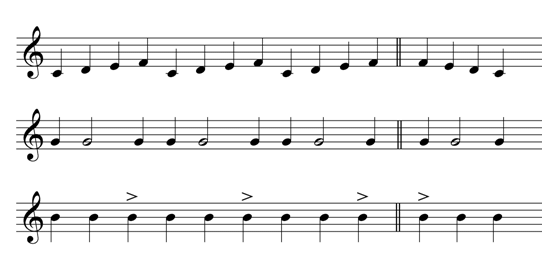
//> input picture INF573 - Computer Visioning algorithms and applications/Project - Music OCR/sheets/sheet2.png, 542 x 267 px
$ ./detectStaffLines   (built with g++ and OpenCV 4)
//> lines starting //> are read from the running program, lines starting //| are printed output that depends on the picture; after the words box and inside, x2 and y2 are one past the last pixel; in counts of white or black regions, pixels touching at a corner belong together

#include <iostream>
#include <opencv2/opencv.hpp>
using namespace std;
using namespace cv;

bool isMainLine() {


    return false;
}

int main(int, char** argv)
{
    // Load the image
    Mat src = imread("../sheet2.png");
//> src is the input picture: 267 rows x 542 cols, CV_8UC3; min 0, max 255, mean 238.8
    // Check if image is loaded fine
    if(!src.data)
        cerr << "Problem loading image!!!" << endl;
    // Show source image
    imshow("src", src);
    // Transform source image to gray if it is not
    Mat gray;
    if (src.channels() == 3)
    {
        cvtColor(src, gray, CV_BGR2GRAY);
    }
    else
    {
        gray = src;
    }
    // Show gray image
    //imshow("gray", gray);
    // Apply adaptiveThreshold at the bitwise_not of gray, notice the ~ symbol
    Mat bw;
    // 4. blur smooth img
    // 5. smooth.copyTo(src, edges)
    adaptiveThreshold(~gray, bw, 255, CV_ADAPTIVE_THRESH_MEAN_C, THRESH_BINARY, 15, -2);
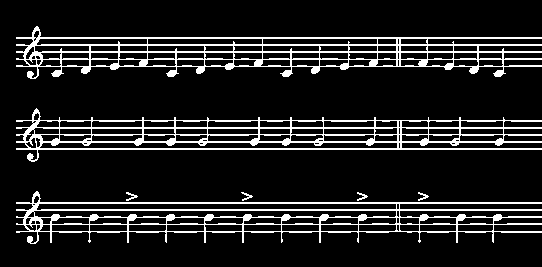
//> bw: 267 rows x 542 cols, CV_8UC1; 12.5% white in thin lines or dots, all inside (x1, y1, x2, y2) = (16, 26, 542, 244)
    // Show binary image
    //imshow("binary", bw);
    // Create the images that will use to extract the horizontal and vertical lines
    Mat horizontal = bw.clone();
    Mat vertical = bw.clone();

    // Specify size on horizontal axis
    int horizontalsize = horizontal.cols / 3;
//> horizontalsize = 180
    // Create structure element for extracting horizontal lines through morphology operations
    Mat horizontalStructure = getStructuringElement(MORPH_RECT, Size(horizontalsize,1));
//> horizontalStructure = 180 values from 1 to 1
    // Apply morphology operations
    erode(horizontal, horizontal, horizontalStructure, Point(-1, -1));
    dilate(horizontal, horizontal, horizontalStructure, Point(-1, -1));
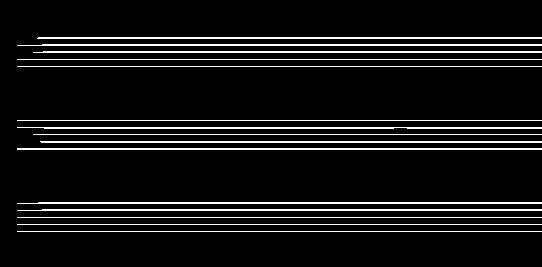
//> horizontal: 267 rows x 542 cols, CV_8UC1; 8.2% white in thin lines or dots, all inside (x1, y1, x2, y2) = (17, 37, 542, 232)
    // Show extracted horizontal lines
    // imshow("horizontal", horizontal);
    vector<Vec2f> lines;
    //Canny(horizontal, horizontal, 50, 200, 3);
    HoughLines(horizontal, lines, 1, CV_PI/180, 100, 0, 0 );
//> lines = 93 lines (rho, theta), first 12: [45, 1.57], [59, 1.57], [66, 1.57], [120, 1.57], [127, 1.57], [148, 1.57], [203, 1.57], [210, 1.57], [217, 1.57], [224, 1.57], [231, 1.57], [52, 1.57]


    Mat showlines = bw.clone();
    showlines.setTo(0);
//> showlines: 267 rows x 542 cols, CV_8UC1; 12.52% of pixels changed, all inside (x1, y1, x2, y2) = (16, 26, 542, 244)


    vector<float> thetas ;
    for( size_t i = 0; i < lines.size(); i++ )
        thetas.push_back(lines[i][1]);
//> this loop made 93 passes
//> after the loop, thetas = 93 values, max 1.64 at index 79, min 1.5 at index 43, mean 1.57
    size_t n = lines.size() / 2;
//> n = 46
    nth_element(thetas.begin(), thetas.begin()+n, thetas.end());
//> thetas = 93 values, max 1.64 at index 79, min 1.5 at index 13, mean 1.57
    float medianTheta = thetas[n];
//> medianTheta = 1.57

    for( size_t i = 0; i < lines.size(); i++ )
        if (abs(lines[i][1] - medianTheta) <0.01)
        {
          float rho = lines[i][0], theta = lines[i][1];
          Point pt1, pt2;
          double a = cos(theta), b = sin(theta);
          double x0 = a*rho, y0 = b*rho;
// [4 lines of commented-out code are left out]
          pt1.x = 0;
          pt1.y = cvRound(y0 + x0 * a / b);
          pt2.x = 2*bw.rows;
          pt2.y = cvRound(y0 + (x0 + pt2.x) * a / b);
          line(showlines, pt1, pt2, Scalar(255,255,255), 1, CV_AA);
        }
//> this loop made 93 passes
//> (rho, x0, y0) on passes 1 to 12: (45, -1.97e-06, 45), (59, -2.58e-06, 59), (66, -2.88e-06, 66), (120, -5.25e-06, 120), (127, -5.55e-06, 127), (148, -6.47e-06, 148), (203, -8.87e-06, 203), (210, -9.18e-06, 210), (217, -9.49e-06, 217), (224, -9.79e-06, 224), (231, -1.01e-05, 231), (52, -2.27e-06, 52)
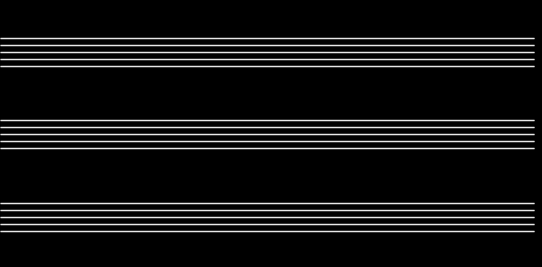
//> showlines: 267 rows x 542 cols, CV_8UC1; min 0, max 232, mean 19
    imshow("hough lines", showlines);

    // Specify size on vertical axis
    int verticalsize = vertical.rows / 30;
//> verticalsize = 8
    // Create structure element for extracting vertical lines through morphology operations
    Mat verticalStructure = getStructuringElement(MORPH_RECT, Size( 1,verticalsize));
//> verticalStructure = [1, 1, 1, 1, 1, 1, 1, 1]
    // Apply morphology operations
    erode(vertical, vertical, verticalStructure, Point(-1, -1));
    dilate(vertical, vertical, verticalStructure, Point(-1, -1));
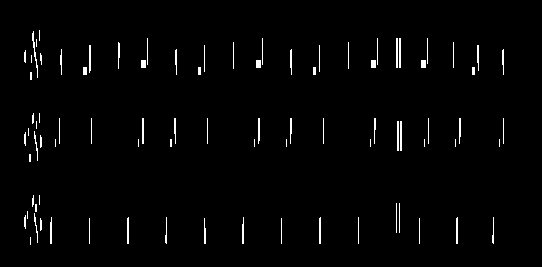
//> vertical: 267 rows x 542 cols, CV_8UC1; 1.7% white in thin lines or dots, all inside (x1, y1, x2, y2) = (24, 30, 504, 245)
    // Show extracted vertical lines
    //imshow("vertical", vertical);
    // Inverse vertical image
    bitwise_not(vertical, vertical);
    //imshow("vertical_bit", vertical);
    // Extract edges and smooth image according to the logic
    // 1. extract edges
    // 2. dilate(edges)
    // 3. src.copyTo(smooth)
    // 4. blur smooth img
    // 5. smooth.copyTo(src, edges)
    // Step 1
    Mat edges;
    adaptiveThreshold(vertical, edges, 255, CV_ADAPTIVE_THRESH_MEAN_C, THRESH_BINARY, 3, -2);
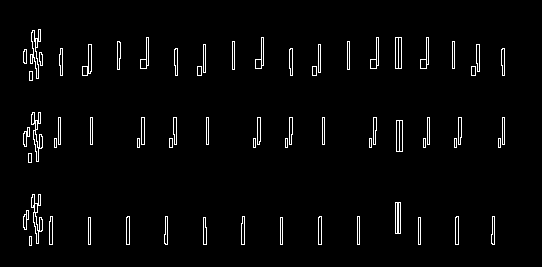
//> edges: 267 rows x 542 cols, CV_8UC1; 2.7% white in thin lines or dots, all inside (x1, y1, x2, y2) = (23, 29, 505, 246)
    imshow("edges", edges);
    // Step 2
    Mat kernel = Mat::ones(2, 2, CV_8UC1);
    dilate(edges, edges, kernel);
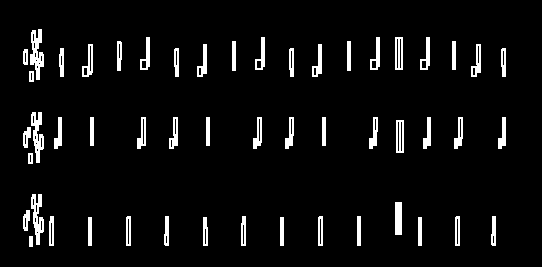
//> edges: 267 rows x 542 cols, CV_8UC1; 5.4% white; 52 white regions, largest, box (x1, y1, x2, y2) and area: (30, 29, 44, 80) 399, (31, 112, 44, 163) 353, (31, 194, 44, 245) 353
    //imshow("dilate", edges);
    // Step 3
    Mat smooth;
    vertical.copyTo(smooth);
    // Step 4
    blur(smooth, smooth, Size(2, 2));
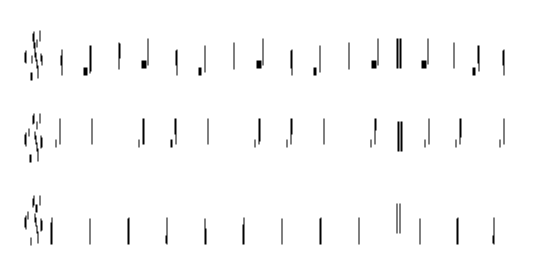
//> smooth: 267 rows x 542 cols, CV_8UC1; min 0, max 255, mean 250.6
    // Step 5
    smooth.copyTo(vertical, edges);
    // Show final result
    imshow("smooth", vertical);
    waitKey(0);
    return 0;
}

$ run again, with INF573 - Computer Visioning algorithms and applications/Project - Music OCR/sheets/sheet1.png copied over INF573 - Computer Visioning algorithms and applications/Project - Music OCR/sheets/sheet2.png
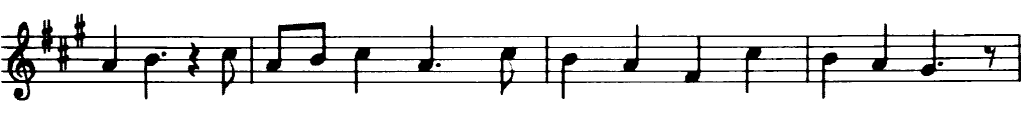
//> input picture INF573 - Computer Visioning algorithms and applications/Project - Music OCR/sheets/sheet1.png, 1024 x 134 px
//> src is the input picture: 134 rows x 1024 cols, CV_8UC3; min 0, max 255, mean 229.4
//> `adaptiveThreshold(~gray, bw, 255, CV_ADAPTIVE_THRESH_MEAN_C, THRESH_BI..`:
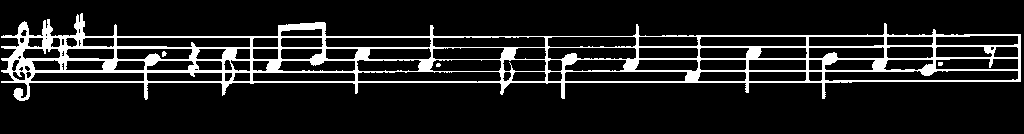
//> bw: 134 rows x 1024 cols, CV_8UC1; 11.7% white; 4 white regions (2 under 20 px), largest, box (x1, y1, x2, y2) and area: (1, 13, 1021, 101) 15986, (162, 51, 167, 57) 21
//> lines = 39 lines (rho, theta), first 12: [81, 1.57], [36, 1.57], [59, 1.57], [71, 1.57], [47, 1.57], [33, 1.59], [44, 1.59], [75, 1.55], [84, 1.55], [50, 1.55], [60, 1.55], [72, 1.55]
//> the loop `for( size_t i = 0; i < lines.size(); i++ )` made 39 passes
//> n = 19
//> thetas = 39 values, max 1.64 at index 35, min 1.5 at index 1, mean 1.57
//> medianTheta = 1.57
//> the loop `for( size_t i = 0; i < lines.size(); i++ )` made 39 passes
//> (rho, x0, y0) on passes 1 to 5: (81, -3.54e-06, 81), (36, -1.57e-06, 36), (59, -2.58e-06, 59), (71, -3.1e-06, 71), (47, -2.05e-06, 47)
//> `blur(smooth, smooth, Size(2, 2));`:
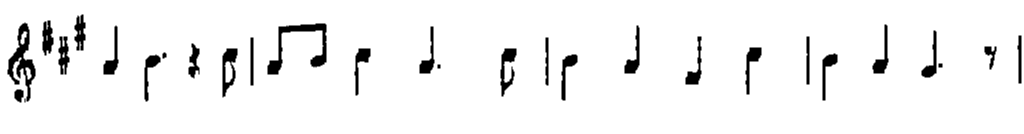
//> smooth: 134 rows x 1024 cols, CV_8UC1; min 0, max 255, mean 241.7

$ run again, with INF573 - Computer Visioning algorithms and applications/Project - Music OCR/sheets/sheet4.png copied over INF573 - Computer Visioning algorithms and applications/Project - Music OCR/sheets/sheet2.png
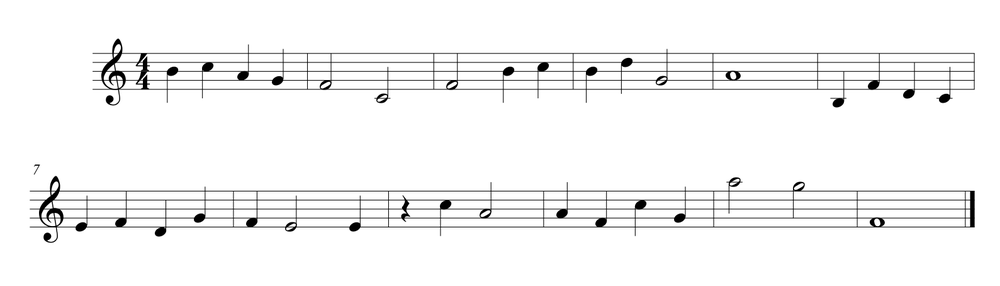
//> input picture INF573 - Computer Visioning algorithms and applications/Project - Music OCR/sheets/sheet4.png, 1000 x 286 px, shrunk from 1589 x 454 before the run
//> src is the input picture: 286 rows x 1000 cols, CV_8UC3; min 0, max 255, mean 244.8
//> `adaptiveThreshold(~gray, bw, 255, CV_ADAPTIVE_THRESH_MEAN_C, THRESH_BI..`:
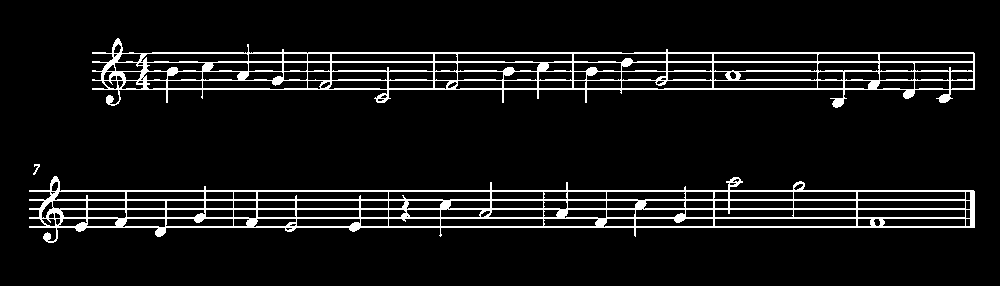
//> bw: 286 rows x 1000 cols, CV_8UC1; 7.9% white in thin lines or dots, all inside (x1, y1, x2, y2) = (29, 38, 975, 243)
//> lines = 73 lines (rho, theta), first 12: [191, 1.57], [200, 1.57], [218, 1.57], [227, 1.57], [53, 1.57], [62, 1.57], [71, 1.57], [80, 1.57], [89, 1.57], [209, 1.57], [202, 1.55], [206, 1.55]
//> the loop `for( size_t i = 0; i < lines.size(); i++ )` made 73 passes
//> after the loop `for( size_t i = 0; i < lines.size(); i++ )`: thetas = 73 values, max 1.64 at index 37, min 1.5 at index 66, mean 1.57
//> n = 36
//> `nth_element(thetas.begin(), thetas.begin()+n, thetas.end());`: thetas = 73 values, max 1.64 at index 66, min 1.5 at index 1, mean 1.57
//> medianTheta = 1.57
//> the loop `for( size_t i = 0; i < lines.size(); i++ )` made 73 passes
//> (rho, x0, y0) on passes 1 to 8: (191, -8.35e-06, 191), (200, -8.74e-06, 200), (218, -9.53e-06, 218), (227, -9.92e-06, 227), (53, -2.32e-06, 53), (62, -2.71e-06, 62), (71, -3.1e-06, 71), (80, -3.5e-06, 80)
//> `blur(smooth, smooth, Size(2, 2));`:
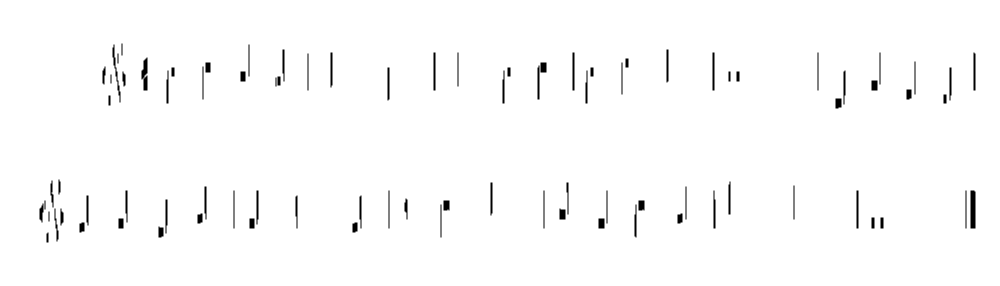
//> smooth: 286 rows x 1000 cols, CV_8UC1; min 0, max 255, mean 251.2

$ run again, with INF573 - Computer Visioning algorithms and applications/Project - Music OCR/sheets/sheet5.png copied over INF573 - Computer Visioning algorithms and applications/Project - Music OCR/sheets/sheet2.png
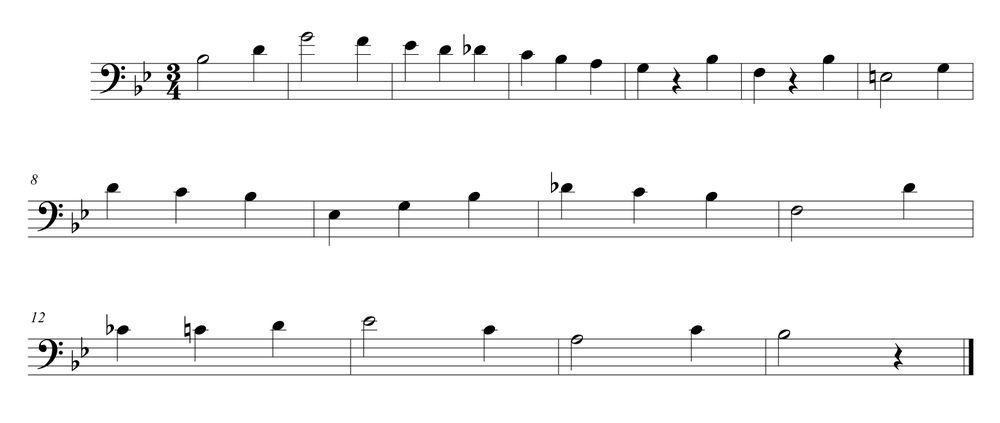
//> input picture INF573 - Computer Visioning algorithms and applications/Project - Music OCR/sheets/sheet5.png, 1000 x 423 px, shrunk from 1588 x 672 before the run
//> src is the input picture: 423 rows x 1000 cols, CV_8UC3; min 0, max 255, mean 245.1
//> bw: 423 rows x 1000 cols, CV_8UC1; 7.9% white in thin lines or dots, all inside (x1, y1, x2, y2) = (27, 31, 974, 376)
//> lines = 137 lines (rho, theta), first 12: [201, 1.57], [227, 1.57], [236, 1.57], [339, 1.57], [365, 1.57], [374, 1.57], [218, 1.57], [347, 1.57], [356, 1.57], [63, 1.57], [72, 1.57], [81, 1.57]
//> the loop `for( size_t i = 0; i < lines.size(); i++ )` made 137 passes
//> after the loop `for( size_t i = 0; i < lines.size(); i++ )`: thetas = 137 values, max 1.66 at index 86, min 1.38 at index 135, mean 1.57
//> n = 68
//> `nth_element(thetas.begin(), thetas.begin()+n, thetas.end());`: thetas = 137 values, max 1.66 at index 86, min 1.38 at index 1, mean 1.57
//> medianTheta = 1.57
//> the loop `for( size_t i = 0; i < lines.size(); i++ )` made 137 passes
//> (rho, x0, y0) on passes 1 to 8: (201, -8.79e-06, 201), (227, -9.92e-06, 227), (236, -1.03e-05, 236), (339, -1.48e-05, 339), (365, -1.6e-05, 365), (374, -1.63e-05, 374), (218, -9.53e-06, 218), (347, -1.52e-05, 347)
//> `blur(smooth, smooth, Size(2, 2));`:
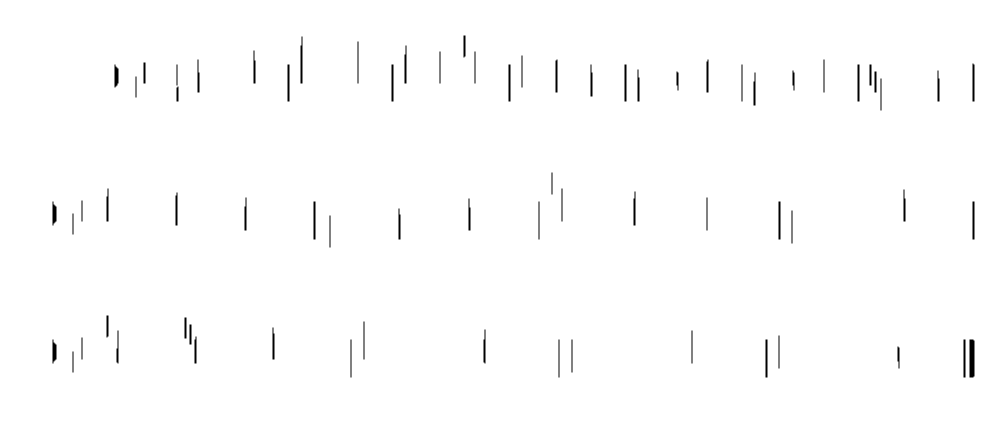
//> smooth: 423 rows x 1000 cols, CV_8UC1; min 0, max 255, mean 252.8
